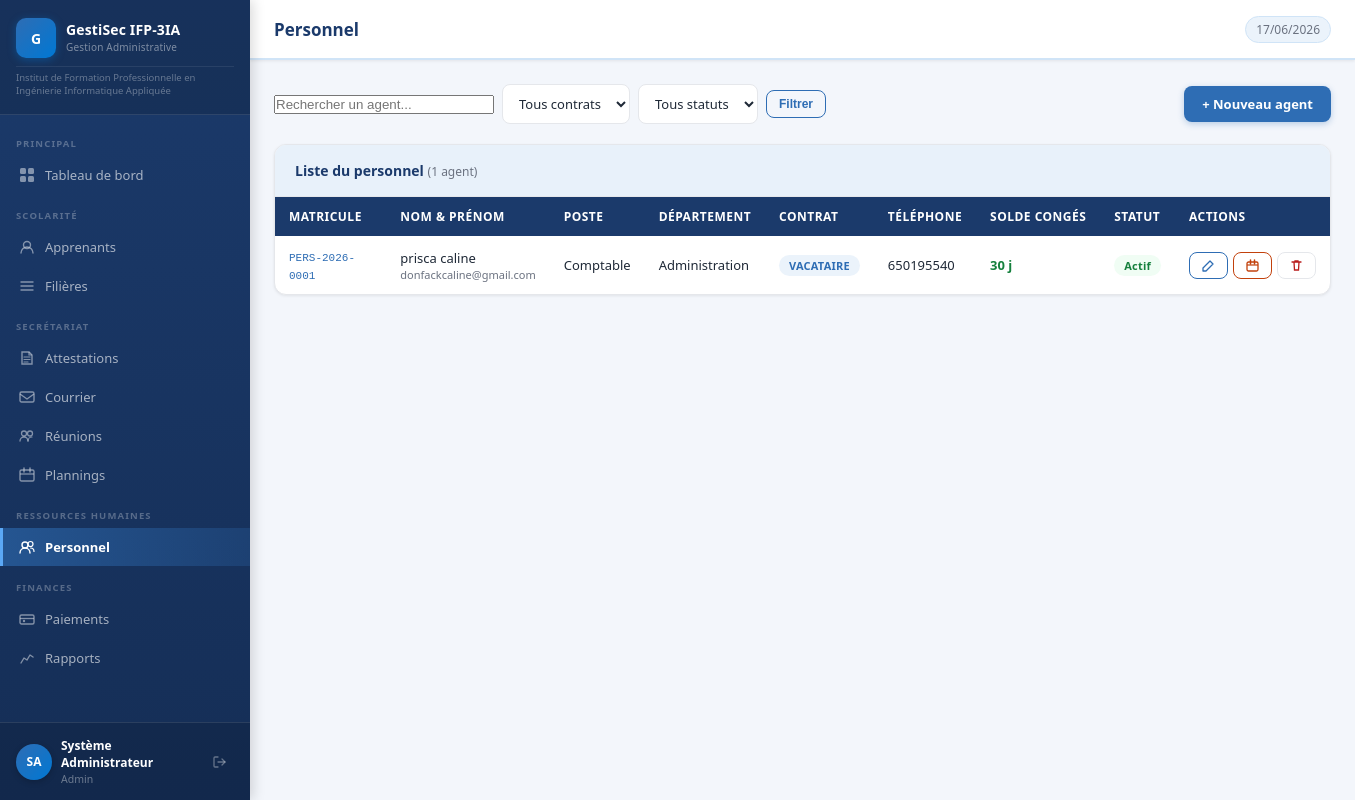
The app's page /modules/personnel/index.php (signed in) with its own data.
### tables this page shows
CREATE TABLE `personnel` (
  `id` int(11) NOT NULL,
  `matricule` varchar(30) NOT NULL,
  `nom` varchar(100) NOT NULL,
  `prenom` varchar(100) NOT NULL,
  `poste` varchar(100) NOT NULL,
  `departement` varchar(100) DEFAULT NULL,
  `type_contrat` enum('CDI','CDD','vacataire','stage') DEFAULT 'CDI',
  `telephone` varchar(20) DEFAULT NULL,
  `email` varchar(150) DEFAULT NULL,
  `date_embauche` date DEFAULT NULL,
  `salaire` decimal(12,2) DEFAULT 0.00,
  `solde_conge` int(11) DEFAULT 30,
  `statut` enum('actif','inactif') DEFAULT 'actif',
  `created_at` datetime DEFAULT current_timestamp()
);

### includes/auth.php (called while the page is built, shortened)
<?php
function clean(string $val): string {
    return htmlspecialchars(trim($val), ENT_QUOTES, 'UTF-8');
}

### modules/personnel/index.php (the view, shortened to what this page needs)
<?php
require_once __DIR__ . '/../../includes/auth.php';
require_once __DIR__ . '/../../includes/header.php';
$db     = getDB();
$search = trim($_GET['search'] ?? '');
$perPage= 15;
$page   = max(1,(int)($_GET['page']??1));
$offset = ($page-1)*$perPage;
$where = ["1=1"]; $params = [];
$sql   = "SELECT * FROM personnel WHERE ".implode(' AND ',$where);
$total = $db->prepare("SELECT COUNT(*) FROM ($sql) x"); $total->execute($params); $total=$total->fetchColumn();
$stmt  = $db->prepare("$sql ORDER BY nom,prenom LIMIT $perPage OFFSET $offset");
$stmt->execute($params);
$personnel = $stmt->fetchAll();
?>
<div class="page-actions">
  <form method="GET" style="display:flex;gap:8px;align-items:center;flex-wrap:wrap">
    <input type="text" name="search" class="search-input" placeholder="Rechercher un agent..." value="<?= clean($search) ?>" style="width:220px">
    <select name="contrat" class="form-control" style="width:auto">
      <option value="">Tous contrats</option>
    </select>
    <select name="statut" class="form-control" style="width:auto">
      <option value="">Tous statuts</option>
    </select>
    <button class="btn btn-outline btn-sm" type="submit">Filtrer</button>
  </form>
  <a href="create.php" class="btn btn-primary">+ Nouveau agent</a>
</div>
<div class="card">
  <div class="card-header">
    <h2>Liste du personnel <span style="font-weight:400;color:var(--gray-mid);font-size:12px">(<?= $total ?> agent<?= $total>1?'s':'' ?>)</span></h2>
  </div>
  <div class="table-wrap">
  <?php if(empty($personnel)): ?>
    <div class="empty-state"><p>Aucun agent enregistré.</p></div>
  <?php else: ?>
  <table>
    <thead><tr><th>Matricule</th><th>Nom & Prénom</th><th>Poste</th><th>Département</th><th>Contrat</th><th>Téléphone</th><th>Solde congés</th><th>Statut</th><th>Actions</th></tr></thead>
    <tbody>
    <?php foreach($personnel as $p): ?>
    <tr>
      <td><code style="font-size:11px;color:var(--blue-mid)"><?= clean($p['matricule']) ?></code></td>
      <td>
        <div style="font-weight:500"><?= clean($p['nom'].' '.$p['prenom']) ?></div>
        <?php if($p['email']): ?><div style="font-size:11px;color:var(--gray-mid)"><?= clean($p['email']) ?></div><?php endif; ?>
      </td>
      <td><?= clean($p['poste']) ?></td>
      <td><?= clean($p['departement'] ?? '—') ?></td>
      <td><span class="badge badge-blue"><?= strtoupper($p['type_contrat']) ?></span></td>
      <td><?= clean($p['telephone'] ?? '—') ?></td>
      <td>
        <span style="font-weight:600;color:<?= $p['solde_conge']>5?'var(--green)':'var(--red)' ?>">
          <?= $p['solde_conge'] ?> j
        </span>
      </td>
      <td><span class="badge <?= $p['statut']==='actif'?'badge-green':'badge-gray' ?>"><?= ucfirst($p['statut']) ?></span></td>
      <td>
        <div style="display:flex;gap:5px">
          <a href="edit.php?id=<?= $p['id'] ?>" class="btn btn-outline btn-sm btn-icon" title="Modifier">
            <svg width="13" height="13" viewBox="0 0 13 13" fill="none"><path d="M8 2l3 3-7 7H1v-3L8 2z" stroke="currentColor" stroke-width="1.3" stroke-linejoin="round"/></svg>
          </a>
          <a href="conge.php?id=<?= $p['id'] ?>" class="btn btn-outline btn-sm btn-icon" title="Gérer congé" style="color:var(--orange);border-color:var(--orange)">
          </a>
          <a href="delete.php?id=<?= $p['id'] ?>" class="btn btn-sm btn-icon" style="color:var(--red);border:1px solid var(--gray-light)"
             onclick="return confirm('Supprimer cet agent ?')">
            <svg width="13" height="13" viewBox="0 0 13 13" fill="none"><path d="M2 3h9M5 3V2h3v1M4 3l.5 8h4l.5-8" stroke="currentColor" stroke-width="1.3" stroke-linecap="round"/></svg>
          </a>
        </div>
      </td>
    </tr>
    <?php endforeach; ?>
    </tbody>
  </table>
  <?php endif; ?>
  </div>
</div>
<?php require_once __DIR__ . '/../../includes/footer.php'; ?>

### assets/css/style.css (style rules this page uses)
*, *::before, *::after { box-sizing: border-box; margin: 0; padding: 0; }
:root { --blue-dark: #1B3A6B; --blue-mid: #2E6DB4; --blue-accent: #0078D4; --blue-light: #D0E4F7; --blue-pale: #EBF3FB; --blue-stripe: #E8F1FA; --gray-dark: #1F2937; --gray-mid: #6B7280; --gray-light: #E5E7EB; --gray-pale: #F3F6FB; --white: #FFFFFF; --red: #B91C1C; --green: #15803D; --orange: #C2410C; --yellow: #B45309; --sidebar-w: 250px; --topbar-h: 60px; --radius: 8px; --radius-lg: 12px; --shadow-sm: 0 1px 3px rgba(0,0,0,.08); --shadow: 0 2px 8px rgba(0,0,0,.10); --shadow-lg: 0 4px 16px rgba(0,0,0,.12); }
body { font-family: 'Segoe UI', Arial, sans-serif; font-size: 14px; color: var(--gray-dark); background: var(--gray-pale); }
a { text-decoration: none; color: inherit; }
.card { background: var(--white); border-radius: var(--radius-lg); box-shadow: var(--shadow-sm); border: 1px solid var(--gray-light); overflow: hidden; }
.card-header { padding: 16px 20px; border-bottom: 1px solid var(--gray-light); display: flex; align-items: center; justify-content: space-between; background: var(--blue-stripe); }
.table-wrap { overflow-x: auto; }
table { width: 100%; border-collapse: collapse; font-size: 13px; }
thead th { background: var(--blue-dark); color: #fff; padding: 11px 14px; text-align: left; font-size: 12px; font-weight: 600; letter-spacing: .04em; text-transform: uppercase; white-space: nowrap; }
thead th:first-child { border-radius: 0; }
tbody tr { border-bottom: 1px solid var(--gray-light); transition: background .1s; }
tbody tr:last-child { border-bottom: none; }
tbody td { padding: 11px 14px; color: var(--gray-dark); vertical-align: middle; }
.badge { display: inline-flex; align-items: center; padding: 3px 10px; border-radius: 20px; font-size: 11px; font-weight: 600; letter-spacing: .02em; }
.badge-blue { background: var(--blue-pale); color: var(--blue-mid); }
.badge-green { background: #F0FDF4; color: var(--green); }
.btn { display: inline-flex; align-items: center; gap: 6px; padding: 9px 18px; border-radius: var(--radius); font-size: 13px; font-weight: 600; cursor: pointer; border: none; transition: all .15s; white-space: nowrap; }
.btn-primary { background: var(--blue-mid); color: #fff; box-shadow: 0 2px 6px rgba(46,109,180,.3); }
.btn-sm { padding: 6px 12px; font-size: 12px; }
.form-control { width: 100%; padding: 9px 12px; border: 1.5px solid var(--gray-light); border-radius: var(--radius); font-size: 13px; color: var(--gray-dark); background: var(--white); transition: border-color .15s, box-shadow .15s; font-family: inherit; }
.form-control::placeholder { color: var(--gray-mid); }
select.form-control { cursor: pointer; }
.page-actions { display: flex; align-items: center; justify-content: space-between; margin-bottom: 20px; flex-wrap: wrap; gap: 10px; }
.btn-outline { background: transparent; color: #2E6DB4; border: 1.5px solid #2E6DB4; }
.card-header h2 { font-size: 14px; font-weight: 700; color: #1B3A6B; margin: 0; }

### records on screen
personnel: matricule "PERS-2026-0001", nom+prenom "prisca caline", email "donfackcaline@gmail.com", poste "Comptable", departement "Administration", type_contrat "VACATAIRE", telephone "650195540", solde_conge "30", statut "Actif"

### other values on screen
APP_NAME "GestiSec IFP-3IA"
APP_FULL_NAME "Institut de Formation Professionnelle en Ingénierie Informatique Appliquée"
substr($user['prenom'],0,1).substr($user['nom'],0,1) "SA"
$user['prenom'] "Système"
$user['nom'] "Administrateur"
$user['role'] "Admin"
$pageTitle "Personnel"
$total "1"
